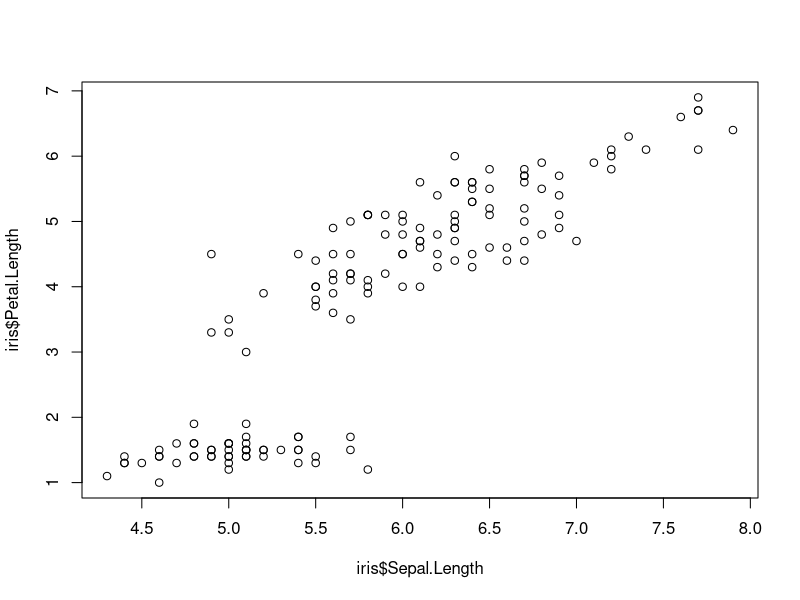
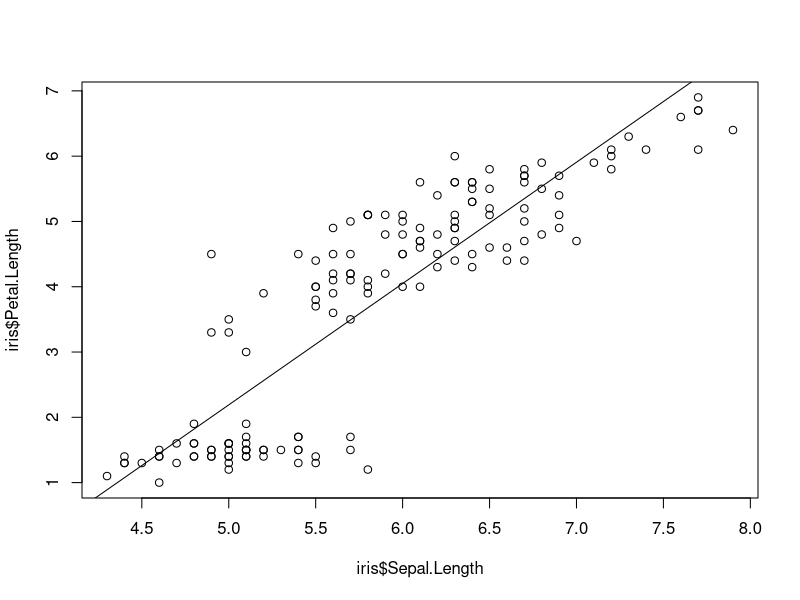
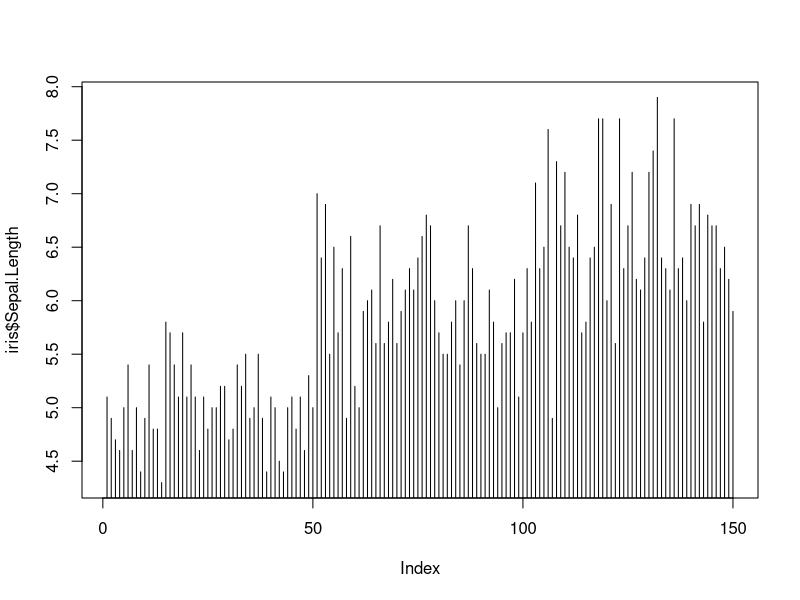
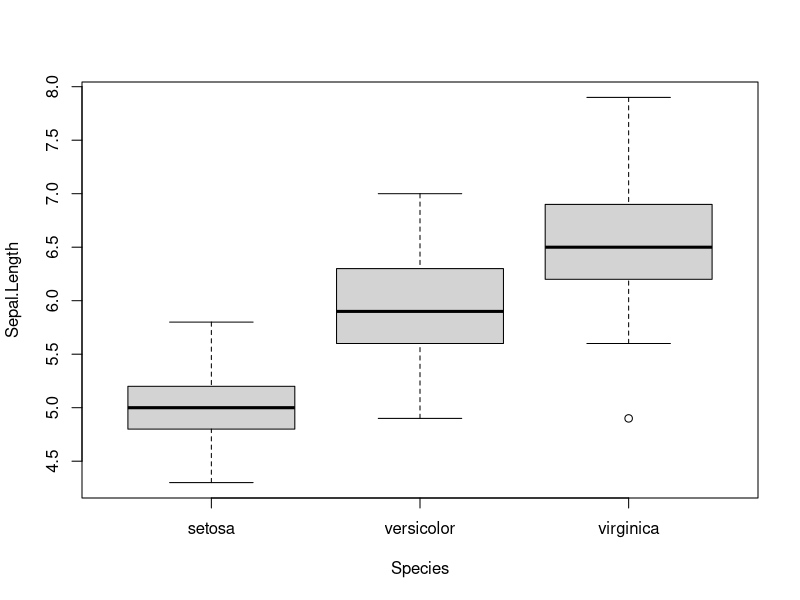
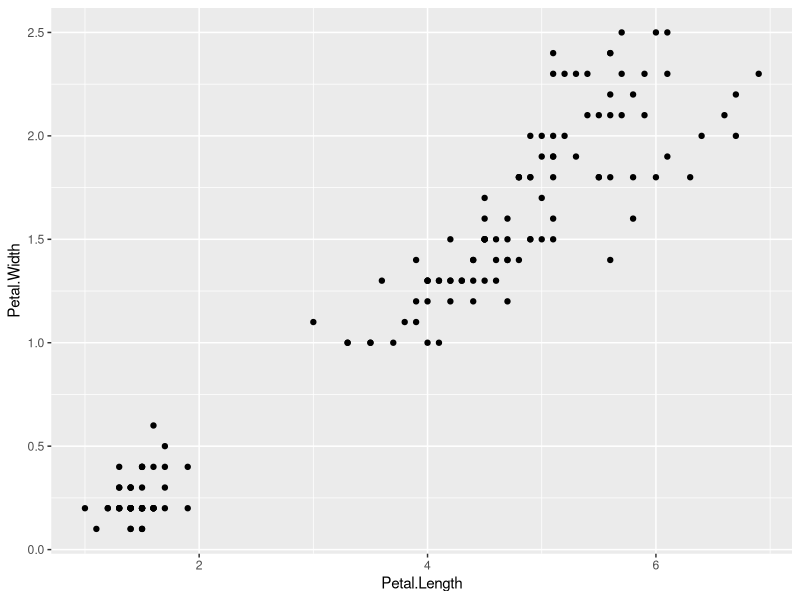
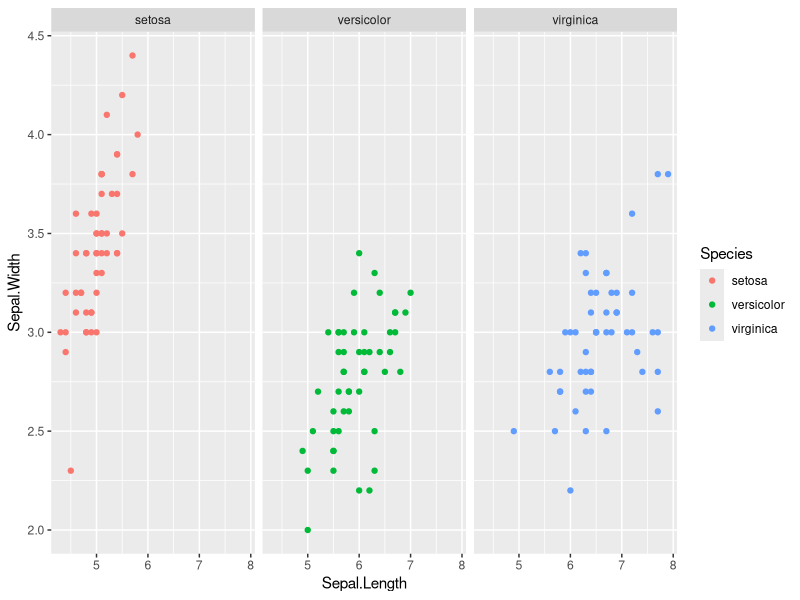
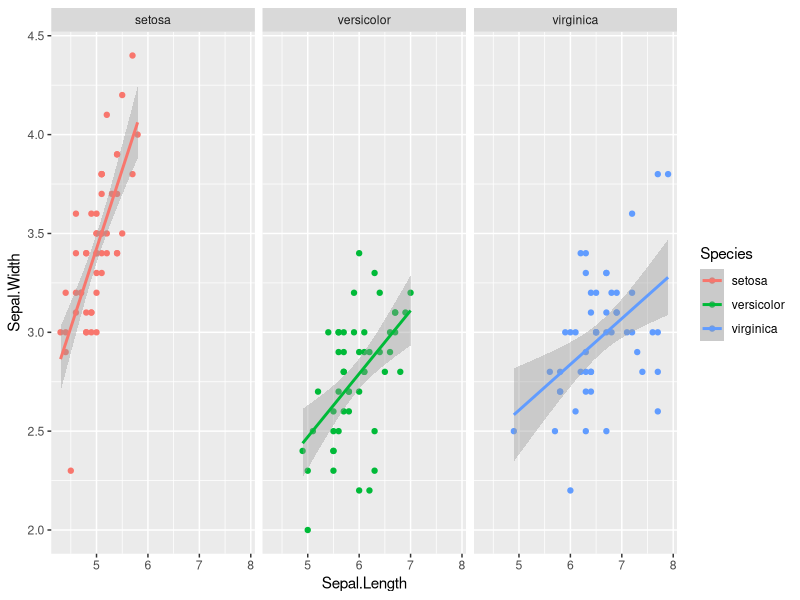
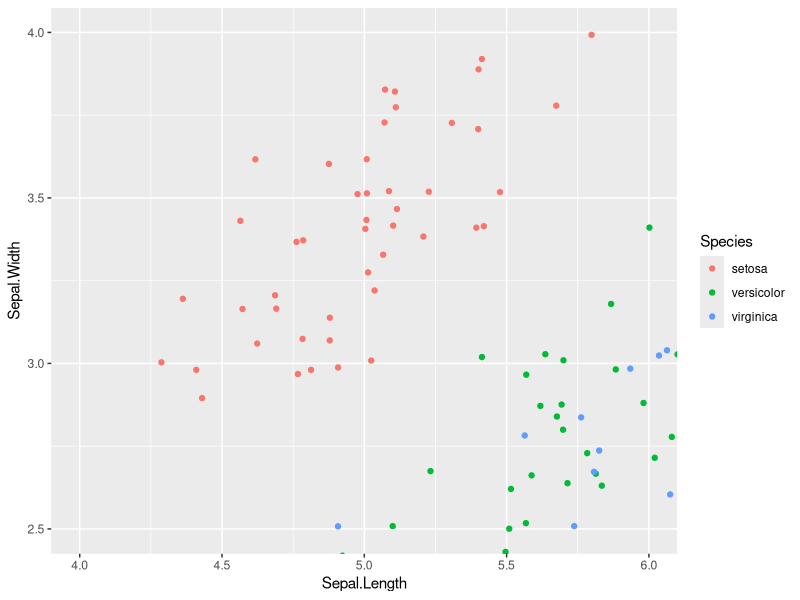

Recreate these plots in R, in order. (Note: this script raises an error after producing the figures.)
## ---- chunk 1
library(readr)
iris <- read_delim("datasets/iris.txt", delim="\t")

str(iris)
# Classes ‘tbl_df’, ‘tbl’ and 'data.frame':	150 obs. of  5 variables:
#  $ Sepal.Length: num  5.1 4.9 4.7 4.6 5 5.4 4.6 5 4.4 4.9 ...
#  $ Sepal.Width : num  3.5 3 3.2 3.1 3.6 3.9 3.4 3.4 2.9 3.1 ...
#  $ Petal.Length: num  1.4 1.4 1.3 1.5 1.4 1.7 1.4 1.5 1.4 1.5 ...
#  $ Petal.Width : num  0.2 0.2 0.2 0.2 0.2 0.4 0.3 0.2 0.2 0.1 ...
#  $ Species     : chr  "setosa" "setosa" "setosa" "setosa" ...
## ---- chunk 2
plot(iris$Sepal.Length, iris$Petal.Length)

## ---- chunk 3
plot(iris$Sepal.Length, iris$Petal.Length)
abline(lm(iris$Petal.Length ~ iris$Sepal.Length))
## ---- chunk 4
plot(iris$Sepal.Length, type = 'h')
## ---- chunk 5
boxplot(Sepal.Length ~ Species, data = iris)
## ---- chunk 6
library(ggplot2)
ggplot(data = iris, aes(x=Petal.Length, y=Petal.Width)) + geom_point()
## ---- chunk 7
ggplot(iris, aes(Sepal.Length, Sepal.Width, color = Species)) +
         geom_point() + facet_grid(.~Species)
## ---- chunk 8
ggplot(iris, aes(Sepal.Length, Sepal.Width, color = Species)) +
         geom_point() + facet_grid(.~Species) + geom_smooth(method = "lm")
## ---- chunk 9
ggplot(iris, aes(Sepal.Length, Sepal.Width, color=Species)) + 
     geom_jitter() + 
     coord_cartesian(xlim = c(4,6), ylim=c(2.5,4))
## ---- chunk 10
ggplot(iris, aes(x=Species, y=Sepal.Width, fill=Species)) +
     geom_boxplot(alpha=0.6, width=0.5) + 
     theme_dark()
## ---- chunk 11
ggplot(iris, aes(x=Species, y=Sepal.Width, fill=Species)) +
     geom_boxplot(alpha=0.6, width=0.5) + 
     theme_light()
## ---- chunk 12
ggplot(iris, aes(x=Species, y=Sepal.Width)) +
     geom_violin(alpha=0.5, show.legend = FALSE, aes(fill = Species)) + 
     stat_boxplot(geom ='errorbar', width=0.25) +
     geom_boxplot(width=0.5, show.legend = FALSE) + 
     geom_dotplot(binaxis="y", stackdir="center", position="dodge", dotsize=0.75, aes(fill=Species)) + 
     ggtitle("Sepal width for three species of iris") + 
     labs(x="Iris Species", y="Sepal Width") + 
     theme_classic() + 
     theme(axis.title = element_text(size=15),
           plot.title = element_text(size = 24, hjust = 0.5),
           axis.text = element_text(size=13, color = "black")) +
     scale_fill_manual(values = c("#3A9276","#F14705","#4F68A1")) 
## ---- chunk 13
Normal <- c(0.83, 0.79, 0.99, 0.69)
Cancer <- c(0.56, 0.56, 0.64, 0.52)
m <- c(mean(Normal), mean(Cancer))
s <- c(sd(Normal), sd(Cancer))
d <- data.frame(V=c("Normal", "Cancer"), mean=m, sd=s)
d$V <- factor(d$V, levels=c("Normal", "Cancer"))

ggplot(d, aes(V, mean, fill=V, width=.5)) + 
     geom_errorbar(aes(ymin=mean, ymax=mean+sd, width=.2), 
                     position=position_dodge(width=.8)) + 
     geom_bar(stat="identity", position=position_dodge(width=.8), colour="black") + 
     scale_fill_manual(values=c("grey80", "white")) + 
     theme_bw() +theme(legend.position="none") + xlab("") + ylab("") + 
     theme(axis.text.x = element_text(face="bold", size=14), 
               axis.text.y = element_text(face="bold", size=14)) + 
     scale_y_continuous(expand=c(0,0), limits=c(0, 1.2), breaks=seq(0, 1.2, by=.2)) + 
     geom_segment(aes(x=1, y=.98, xend=1, yend=1.1)) + 
     geom_segment(aes(x=2, y=.65, xend=2, yend=1.1)) + 
     geom_segment(aes(x=1, y=1.1, xend=2, yend=1.1)) + 
     annotate("text", x=1.5, y=1.06, label="*")
## ---- chunk 14
ggplot(iris)
## ---- chunk 15
ggplot(iris, aes(x=Sepal.Length))
## ---- chunk 16
ggplot(iris, aes(x=Sepal.Length)) + geom_point()
# Error: geom_point requires the following missing aesthetics: y
## ---- chunk 17
ggplot(iris, aes(x=Sepal.Length, y=Sepal.Width)) + geom_point() + geom_smooth()
## ---- chunk 18
ggplot(iris, aes(x=Sepal.Length)) + geom_histogram()
## ---- chunk 19
ggplot(iris, aes(x=Sepal.Length)) + geom_histogram()
## ---- chunk 20
ggplot(iris, aes(x=Sepal.Length, fill=Species)) + geom_histogram()
## ---- chunk 21
ggplot(iris, aes(x=Sepal.Length, fill=Species)) + geom_histogram(position="identity", alpha=0.5)
## ---- chunk 22
ggplot(iris, aes(x=Sepal.Length, fill=Species)) + geom_histogram(alpha=0.5)
## ---- chunk 23
ggplot(iris, aes(x=Sepal.Length, y=Sepal.Width, color=Sepal.Width)) + geom_point()
## ---- chunk 24
ggplot(iris, aes(x=Sepal.Length, y=Sepal.Width, color=Species)) + geom_point()
## ---- chunk 25
ggplot(iris, aes(x=Sepal.Length, y=Sepal.Width, color="coral")) + geom_point()
## ---- chunk 26
ggplot(iris, aes(x=Sepal.Length, y=Sepal.Width, shape=Species)) + geom_point()
## ---- chunk 27
ggplot(iris, aes(x=Sepal.Length, y=Sepal.Width, shape=Species)) + geom_point(position="jitter")
## ---- chunk 28
ggplot(iris, aes(x=Species, y=Sepal.Length)) + geom_point()
## ---- chunk 29
ggplot(iris, aes(x=Species, y=Sepal.Length)) + geom_jitter()
## ---- chunk 30
ggplot(iris, aes(x=Species, y=Sepal.Length)) + geom_jitter(width=0.25)
## ---- chunk 31
ggplot(iris, aes(x=Species, y=Sepal.Length)) + geom_boxplot()
## ---- chunk 32
ggplot(iris, aes(x=Species, y=Sepal.Length, color=Species)) + geom_boxplot()
## ---- chunk 33
ggplot(iris, aes(x=Species, y=Sepal.Length, fill=Species)) + geom_boxplot()
## ---- chunk 34
ggplot(iris, aes(Petal.Width)) + geom_bar()
## ---- chunk 35
ggplot(iris, aes(Sepal.Length, fill=Species)) + geom_bar()
## ---- chunk 36
ggplot(iris, aes(Sepal.Length, fill=Species)) + geom_bar(position = "dodge")
## ---- chunk 37
ggplot(iris, aes(Sepal.Length, fill=Species)) + geom_bar(position = "fill")
## ---- chunk 38
ggplot(iris, aes(Sepal.Length, fill=Species)) + geom_bar(position = "stack")
## ---- chunk 39
ggplot(iris, aes(x=Sepal.Length, y=Sepal.Width, color=Sepal.Width)) +
     geom_point() +
     facet_grid(. ~ Species) +
     xlab('Sepal length (mm)') +
     ylab('Sepal width (mm)') +
     theme_classic()
